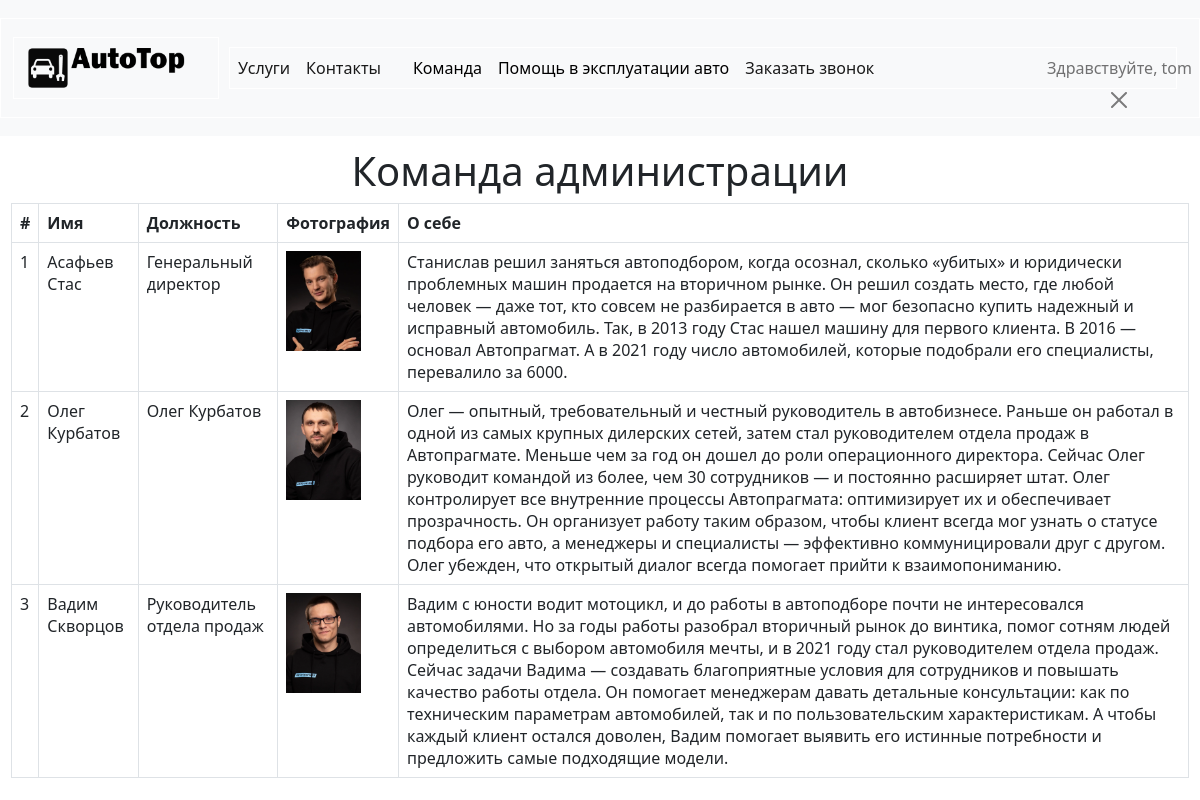
Screenshot of /team_admin (signed in) with the database file from the repository.
### home/models.py (models this page shows, shortened)
class SpecialistAdmin(models.Model):
    name = models.CharField(max_length=200)
    positions = models.CharField(max_length=200, default = None)
    image = models.ImageField(upload_to='images/', null=True, max_length=255)
    author = models.ForeignKey(
        'auth.User',
        on_delete=models.CASCADE,
    )
    body = models.TextField()

### home/views.py (the view)
# urls.py: path('team_admin', SmecAdminListView.as_view(), name='team_admin'),
class SmecAdminListView(ListView):
    model = SpecialistAdmin
    template_name = 'home/team_admin.html'

### templates/home/team_admin.html
{% extends 'home/base.html' %}
{% block content %}
<h1>Команда администрации</h1>
<table class="table table-bordered">
  <thead>
    <tr>
      <th scope="col">#</th>
      <th scope="col">Имя</th>
      <th scope="col">Должность</th>
      <th scope="col">Фотография</th>
      <th scope="col">О себе</th>
    </tr>
  </thead>
  {% for admin in object_list %}
  <tbody>
    <tr>
      <td>{{forloop.counter}}</td>
      <td>{{ admin.name }}</td>
      <td>{{ admin.positions}}</td>
      <td><img src="{{ admin.image.url}}", style="height: 100px"></td>
      <td>{{ admin.body }}</td>
    </tr>
  </tbody>
  {% endfor %}
  </table>
{% endblock content %}

### templates/home/base.html (shortened to what this page needs)
{% load static %}
<html>
  <head>
    <link href="https://cdn.jsdelivr.net/npm/bootstrap@5.2.2/dist/css/bootstrap.min.css" rel="stylesheet">
   <link rel="stylesheet" href="https://use.fontawesome.com/releases/v5.8.2/css/all.css">
    <link href="{% static 'css/style.css' %}" rel="stylesheet">
  </head>
  <body>
    <header>
      <nav class="navbar navbar-expand-xl navbar-light bg-light">
        <div class="container-fluid">
            <nav class="navbar navbar-light bg-light">
              <div class="container">
                <a class="navbar-brand" href="{% url 'home'%}">
                  <img src="{% static 'img/logo_AutoTop.png' %}" height="50" alt="MDB Logo"
                    loading="lazy" />
                </a>
              </div>
            </nav>
          <div class="collapse navbar-collapse show" id="navbarWithDropdown">
            <ul class="navbar-nav">
              <li class="nav-item">
                <a class="nav-link active underline-one" aria-current="page" href="{% url 'services' %}">Услуги</a>
              </li>
              <li class="nav-item">
                <a class="nav-link active underline-one" aria-current="page" href="{% url 'contact' %}">Контакты</a>
              </li>
              <li class="nav-item">
                <a class="nav-link" href="#"></a>
              </li>
              <li class="nav-item dropdown">
                <a class="nav-link underline-one" href="" id="navbarDropdownMenuLink1" role="button" data-bs-toggle="dropdown" aria-expanded="false">
                  Команда
                </a>
              </li>
              <li class="nav-item dropdown">
                <a class="nav-link underline-one" href="#" id="navbarDropdownMenuLink2" role="button" data-bs-toggle="dropdown" aria-expanded="false">
                  Помощь в эксплуатации авто
                </a>
                <li class="nav-item " >
                <a class="nav-link active underline-one" aria-current="page" href="{% url 'feedback_new'%}">Заказать звонок</a>
              </li>
              <li class="nav-item" style="right: 0; position: absolute;">
                {% if user.is_authenticated %}
                  <a class="nav-link " aria-current="page" href="{% url 'users-profile' %}">Здравствуйте, {{ user.username }}</a>
                  <button class="btn-close" onclick="window.location.href='{% url 'logout' %}'"></button>
                {% endif %}
              </li>
              </li>
            </ul>
          </div>
        </div>
      </nav>
    </header>
    <div>
      {% block content %}
      {% endblock content %}
    </div>
  </body>
</html>

### static/css/style.css (style rules this page uses)
body { margin: 0; }
.underline-one { color: #000000; position: relative; cursor: pointer; text-decoration: none; }
.underline-one:after { content: ""; display: block; position: absolute; right: 0; bottom: -3px; width: 0; height: 2px; background-color: rgba(38, 38, 34, 0.83); transition: width 0.5s; }
html, body { height: 100%; }
div { border: 1px solid #fff; margin:10px; text-align: center; }

### rows the page displays
SpecialistAdmin: name "Асафьев Стас", positions "Генеральный директор", image (picture), body "Станислав решил заняться автоподбором, когда осознал, сколько «убитых» и юридически проблемных машин продается на вторичном рынке. Он решил создать место, где любой человек — даже тот, кто совсем не разбирается в авто — мог безопасно купить надежный и исправный автомобиль. Так, в 2013 году Стас нашел машину для первого клиента. В 2016 — основал Автопрагмат. А в 2021 году число автомобилей, которые подобрали его специалисты, перевалило за 6000."
SpecialistAdmin: name "Олег Курбатов", positions "Олег Курбатов", image (picture), body "Олег — опытный, требовательный и честный руководитель в автобизнесе. Раньше он работал в одной из самых крупных дилерских сетей, затем стал руководителем отдела продаж в Автопрагмате. Меньше чем за год он дошел до роли операционного директора. Сейчас Олег руководит командой из более, чем 30 сотрудников — и постоянно расширяет штат. Олег контролирует все внутренние процессы Автопрагмата: оптимизирует их и обеспечивает прозрачность. Он организует работу таким образом, чтобы клиент всегда мог узнать о статусе подбора его авто, а менеджеры и специалисты — эффективно коммуницировали друг с другом. Олег убежден, что открытый диалог всегда помогает прийти к взаимопониманию."
SpecialistAdmin: name "Вадим Скворцов", positions "Руководитель отдела продаж", image (picture), body "Вадим с юности водит мотоцикл, и до работы в автоподборе почти не интересовался автомобилями. Но за годы работы разобрал вторичный рынок до винтика, помог сотням людей определиться с выбором автомобиля мечты, и в 2021 году стал руководителем отдела продаж. Сейчас задачи Вадима — создавать благоприятные условия для сотрудников и повышать качество работы отдела. Он помогает менеджерам давать детальные консультации: как по техническим параметрам автомобилей, так и по пользовательским характеристикам. А чтобы каждый клиент остался доволен, Вадим помогает выявить его истинные потребности и предложить самые подходящие модели."

### other values shown
{{ user.username }} "tom"
